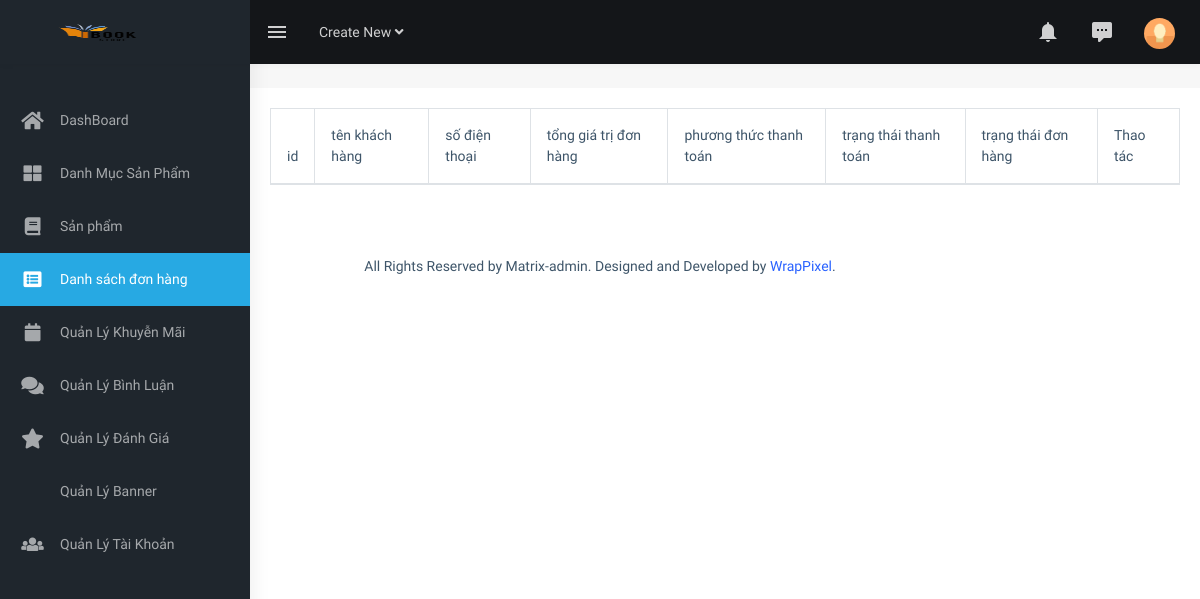
Page /admin/?act=order (signed in) on the earlier database version.
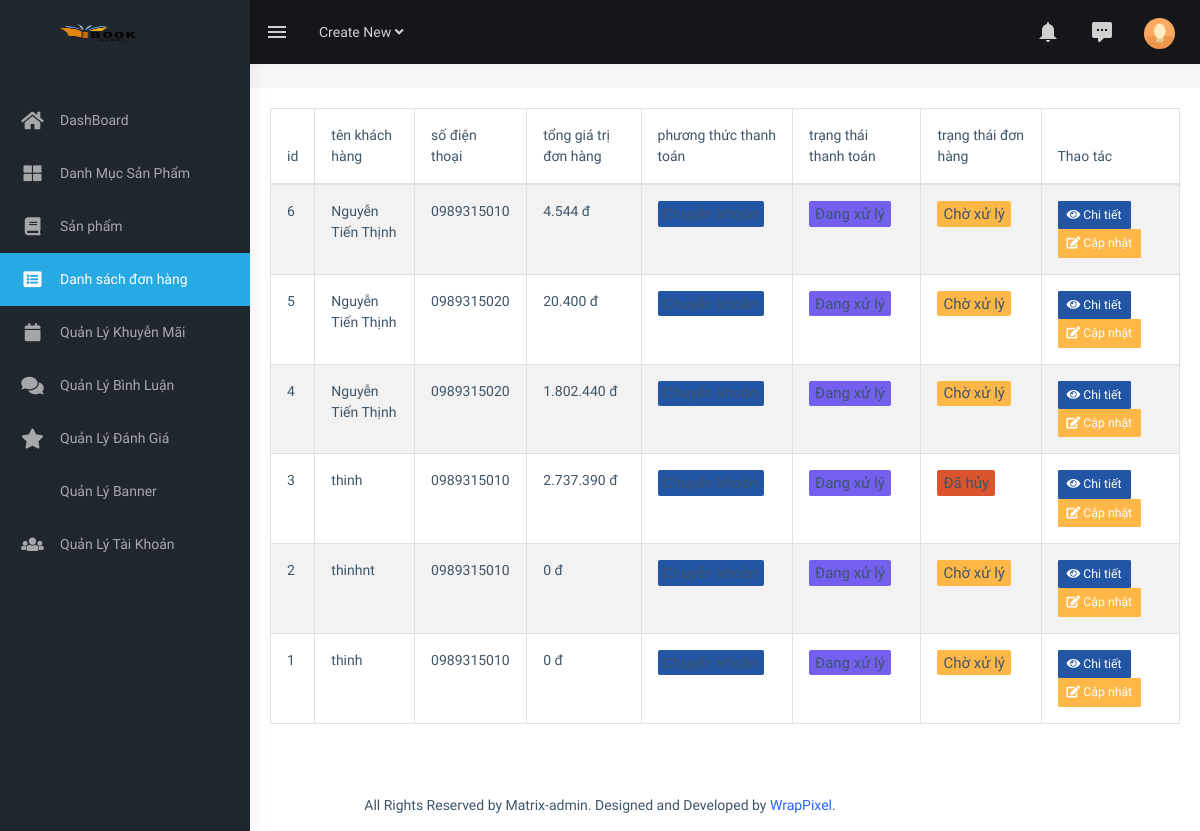
Same page on the later database version.
### tables this page shows
CREATE TABLE `orders` (
  `id` int NOT NULL,
  `user_id` int DEFAULT NULL,
  `order_date` timestamp NULL DEFAULT CURRENT_TIMESTAMP,
  `total_amount` decimal(10,2) NOT NULL,
  `payment_status` enum('unpaid','paid','refunded','failed','processing') NOT NULL,
  `payment_method` enum('CREDIT','COD','BANKING','MOMO') NOT NULL,
  `shipping_status` enum('pending','delivering','delivered','returned','cancelled') NOT NULL,
  `shipping_address` text NOT NULL,
  `receiver_name` varchar(255) NOT NULL,
  `phone_car` varchar(15) NOT NULL
);

### admin/controllers/OrderController.php (called while the page is built, shortened)
<?php
class OrderController{
    private $modelOrder;
    public function __construct(){
        $this->modelOrder = new Order();
    }
    public function views_order() {
        $orders=$this->modelOrder->getAll();
        require_once './views/order/listdonhang.php';
    }
}
?>

### commons/core.php (called while the page is built, shortened)
<?php
function connectDB()
{
    $host = DB_HOST;
    $port = DB_PORT;
    $dbname = DB_NAME;
    try {
        $conn = new PDO("mysql:host=$host;port=$port;dbname=$dbname", DB_USERNAME, DB_PASSWORD);
        $conn->setAttribute(PDO::ATTR_ERRMODE, PDO::ERRMODE_EXCEPTION);
        $conn->setAttribute(PDO::ATTR_DEFAULT_FETCH_MODE, PDO::FETCH_ASSOC);
        return $conn;
    } catch (PDOException $e) {
        echo ("Connection failed: " . $e->getMessage());
    }
}
?>

### admin/models/Order.php (called while the page is built, shortened)
<?php
class Order{
    private $conn;
    public function __construct(){
        $this->conn = connectDB();
    }
    public function getAll() {
        try {
            $sql = "SELECT orders.id, orders.user_id,
                       SUM(order_items.quantity * order_items.unit_price) as total_amount,
                       orders.phone_car,orders.receiver_name, orders.payment_method, orders.payment_status,
                       orders.shipping_status
                FROM orders
                LEFT JOIN users ON orders.user_id = users.id
                LEFT JOIN order_items ON orders.id = order_items.order_id
                GROUP BY orders.id, orders.user_id, orders.order_date, orders.receiver_name,
                         orders.payment_method, orders.payment_status,
                         orders.shipping_status, orders.shipping_address
                ORDER BY orders.order_date DESC";
            $stmt = $this->conn->prepare($sql);
            $stmt->execute();
            return $stmt->fetchAll();
        } catch (PDOException $e) {
            echo "Connection failed: " . $e->getMessage();
        }
    }
}
?>

### admin/views/order/listdonhang.php (the view, shortened to what this page needs)
<div class="page-wrapper">
                    <div class="card">
                      <div class="card-header">
                      </div>
                      <div class="card-body">
                      <table id="example1" class="table table-bordered table-striped">
    <thead>
        <tr>
            <th>id </th>
            <th>tên khách hàng</th>
            <th>số điện thoại</th>
            <th>tổng giá trị đơn hàng</th>
            <th>phương thức thanh toán</th>
            <th>trạng thái thanh toán</th>
            <th>trạng thái đơn hàng</th>
            <th>Thao tác</th>
        </tr>
    </thead>
    <tbody>
        <?php foreach ($orders as $donhang) { ?>
            <tr>
                <td><?= $donhang['id'] ?></td>
                <td><?= $donhang['receiver_name']?></td>
                <td><?= $donhang['phone_car'] ?></td>
                <td><?= number_format($donhang['total_amount'] ?? 0, 0, ',', '.') ?> đ</td>
                <td><?php
                        switch($donhang['payment_method']) {
                          case 'BANKING':
                              echo '<span class="badge bg-info" style="font-size: 15px;">Chuyển khoản</span>';
                              break;
                      }
                        ?> </td>
                <td><?php
                        switch($donhang['payment_status']) {
                            case 'processing':
                                echo '<span class="badge bg-primary" style="font-size: 15px;">Đang xử lý</span>';
                                break;
                        }
                        ?></td>
                <td><?php
                switch($donhang['shipping_status']) {
                    case 'pending':
                        echo '<span class="badge bg-warning" style="font-size: 15px;">Chờ xử lý</span>';
                        break;
                    case 'cancelled':
                        echo '<span class="badge bg-danger" style="font-size: 15px;">Đã hủy</span>';
                        break;
                } ?>
                </td>
                <td>
                    <a href="?act=order-detail&id=<?= $donhang['id'] ?>" class="btn btn-info btn-sm">
                        <i class="fas fa fa-eye"></i> Chi tiết
                    </a>
                        <a href="?act=edit-order&id=<?= $donhang['id'] ?>">
                            <button class="btn btn-warning btn-sm">
                                <i class="fas fa fa-edit"></i> Cập nhật
                            </button>
                        </a>
                </td>
            </tr>
        <?php } ?>
    </tbody>
</table>
                      </div>
                    </div>
                  </div>
                </div>

Differences in the rows shown:
added orders: id "6", receiver_name "Nguyễn Tiến Thịnh", phone_car "0989315010", total_amount "4.544", payment_status "Đang xử lý", shipping_status "Chờ xử lý"
added orders: id "5", receiver_name "Nguyễn Tiến Thịnh", phone_car "0989315020", total_amount "20.400", payment_status "Đang xử lý", shipping_status "Chờ xử lý"
added orders: id "4", receiver_name "Nguyễn Tiến Thịnh", phone_car "0989315020", total_amount "1.802.440", payment_status "Đang xử lý", shipping_status "Chờ xử lý"
added orders: id "3", receiver_name "thinh", phone_car "0989315010", total_amount "2.737.390", payment_status "Đang xử lý", shipping_status "Đã hủy"
added orders: id "2", receiver_name "thinhnt", phone_car "0989315010", total_amount "0", payment_status "Đang xử lý", shipping_status "Chờ xử lý"
added orders: id "1", receiver_name "thinh", phone_car "0989315010", total_amount "0", payment_status "Đang xử lý", shipping_status "Chờ xử lý"
